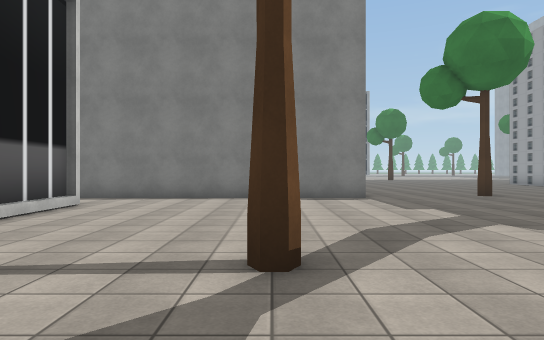
View 1 (above)

24 first-person views from a walk through a 3-D level made in the Unity game engine. The camera is 1.4 m above the floor, looks level and sees 75° across. The floor is counted in squares, 2 m on a side. Each view is taken from the middle of a square. On the plan, view 1 faces up. The plan holds only what a view shows up to about 11 squares ahead; the rest is blank. The place goes on beyond the plan. Some animated figures are left out. Some surface patterns are stand-ins.

View 2
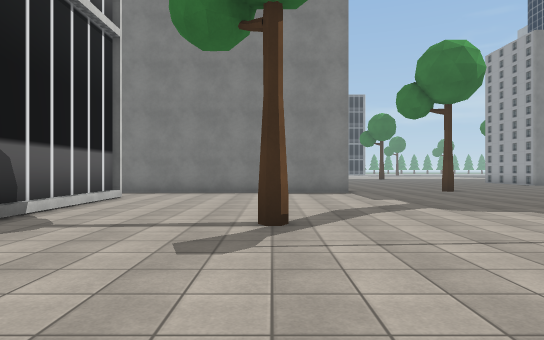

View 3
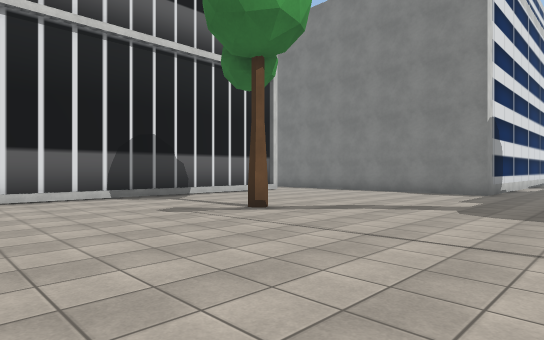

View 4
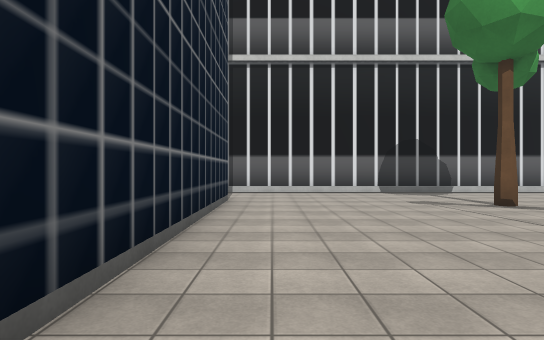

View 5
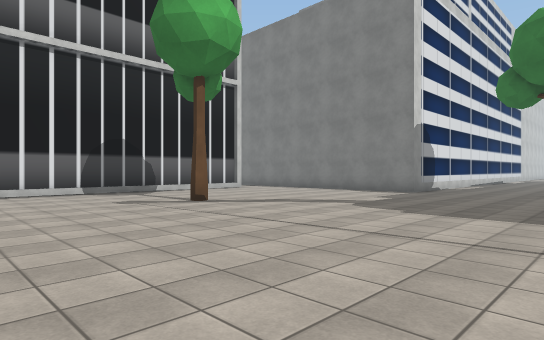

View 6
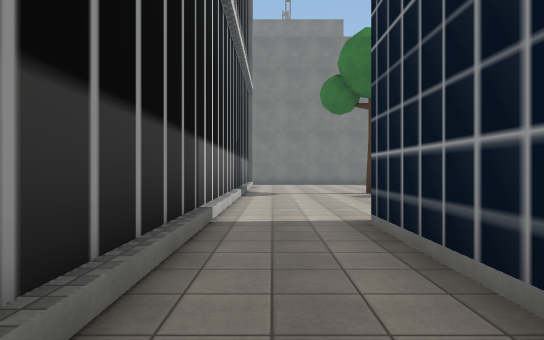

View 7
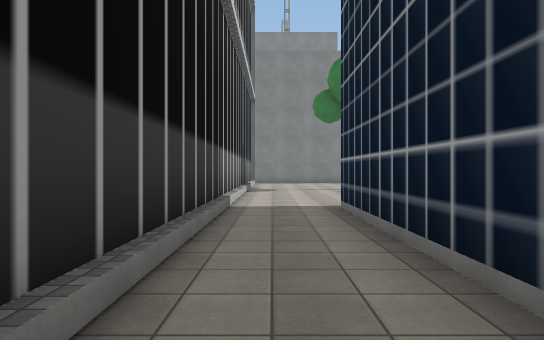

View 8
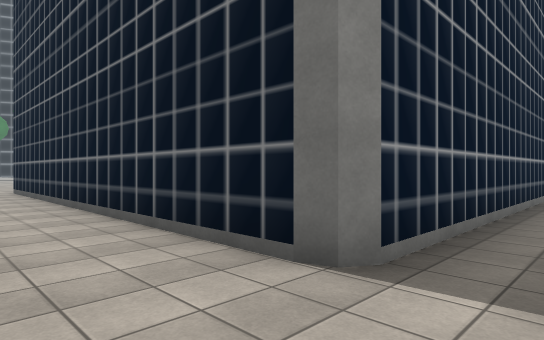

View 9
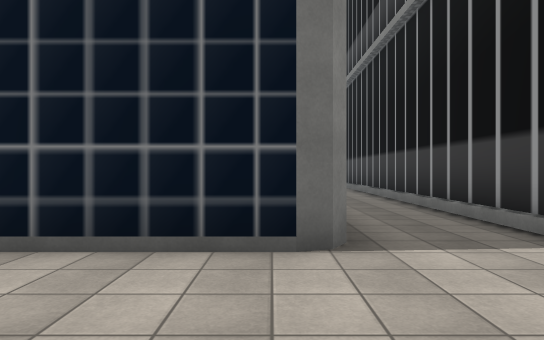

View 10
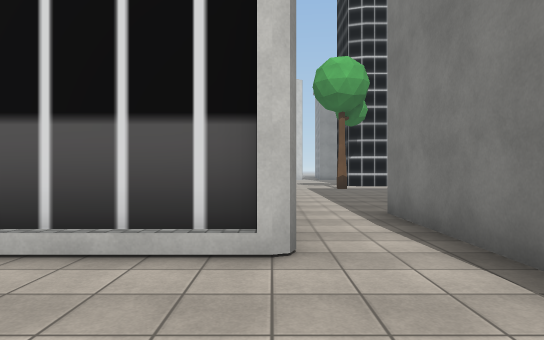

View 11
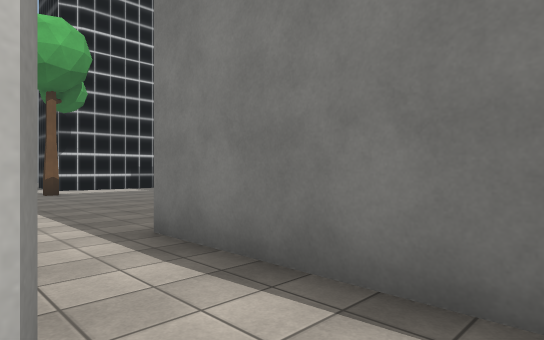

View 12
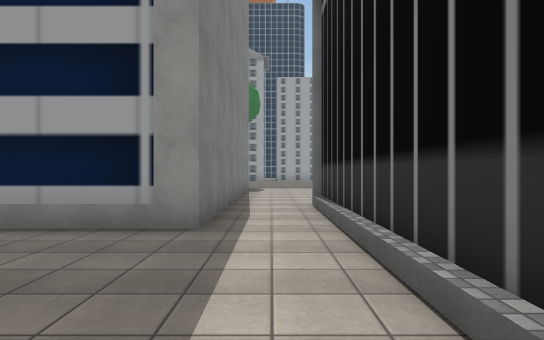

View 13
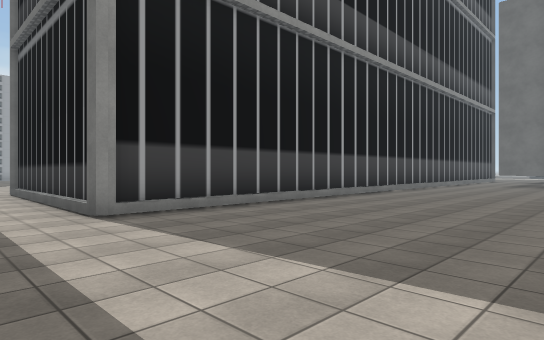

View 14
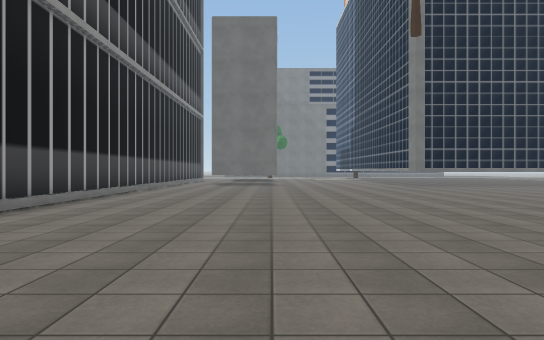

View 15
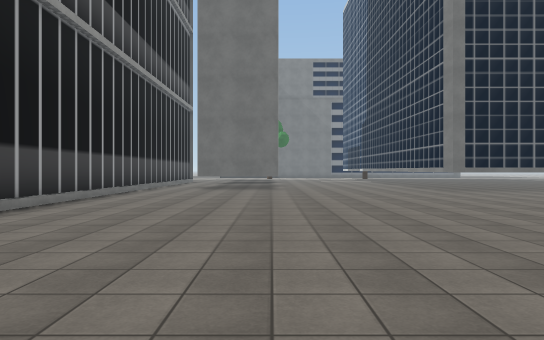

View 16
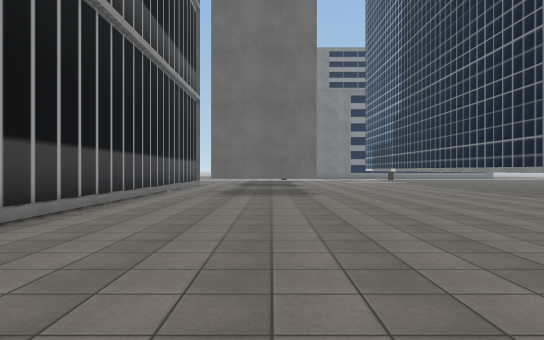

View 17
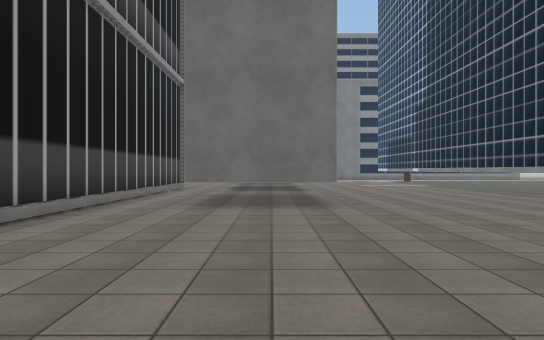

View 18
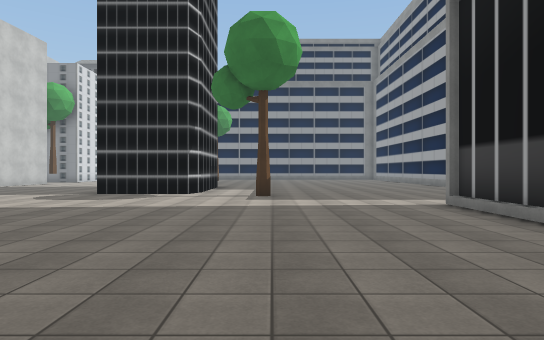

View 19
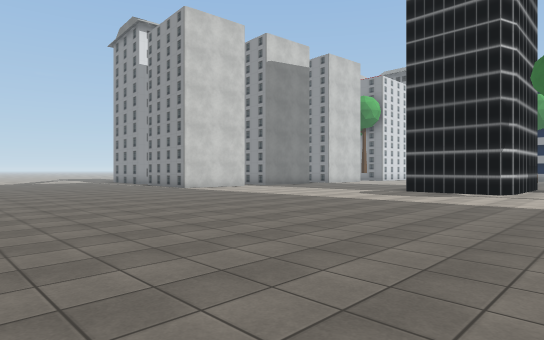

View 20
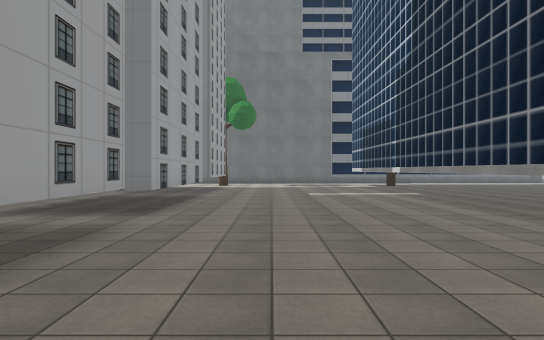

View 21
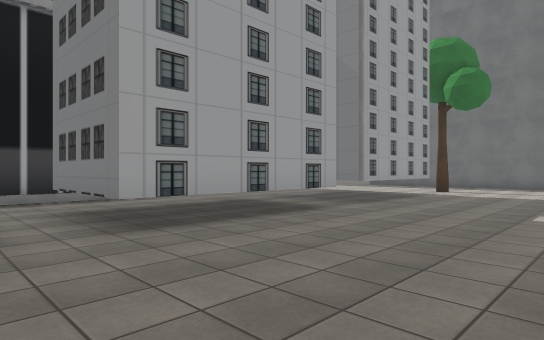

View 22
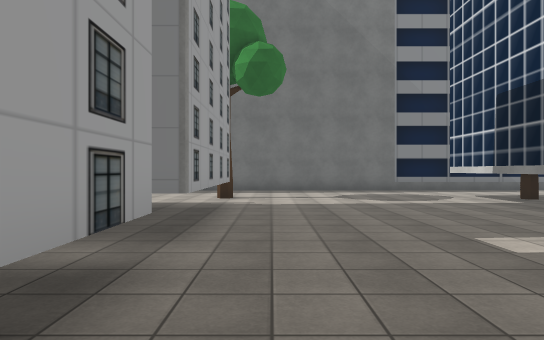

View 23
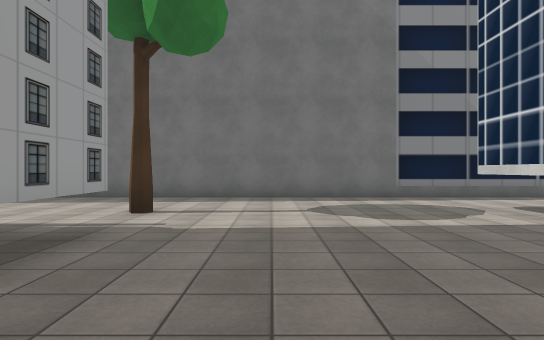

View 24
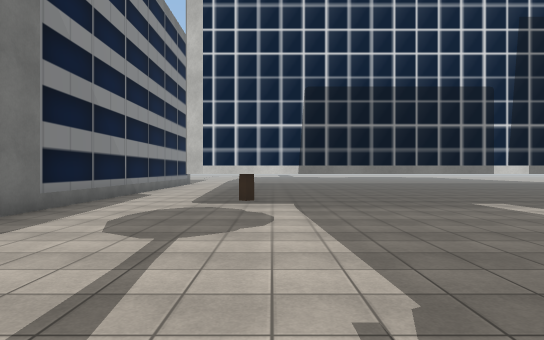

### Floor plan
Points are (right, up) in squares from view 1. A wall is a line through its corners. A room is listed if a view was taken in it or the views show most of it. See-through windows are left out.
Room 1 (views 1, 2, 3, 4, 5, 6, 7, 8, 9, 10, 11)
walls: (-4, 7.2) (-4, -11); (-4.5, 7.2) (-3.8, 7.2) (-3.8, 6.5); (2.4, 10.9) (2.4, 8.9) (-6.8, 8.9); (-6.4, 7) (-3.8, 7); (-1.7, -10.8) (-1.7, -3.4) (-1.5, -3.1) (-1.2, -3) (7.5, -3)
low walls: (-5.5, 7.2) (-4.6, 7.2); (-6.5, 7.2) (-5.6, 7.2)
ways out: opening at (-6, 8) to room 2
objects: other object (0, 3); other object (6, 10)
Room 2 (views 12, 13, 14, 15, 16, 17, 18, 19, 20, 21, 22, 23)
walls: (-15.2, -7.6) (-12.4, -7.6); (-20.7, -6.8) (-20.7, -23.3) (-20.9, -23.7); (-10.4, -7.4) (-10.4, 7.2) (-6.6, 7.2); (-15.1, -11.2) (-15.1, -9.2); (-9.8, 7) (-6.4, 7); (-10.4, -13.1) (-10.4, -11.6); (-16.2, 12.2) (-16.2, 11) (-16.4, 10.3) (-19.1, 10.3); (-15.1, -16.6) (-15.1, -12.5) (-12.4, -12.5); (-6.8, 8.9) (-6.8, 11.4); (-15.1, -21) (-15.1, -17.4); (-23.5, -26) (-16.5, -26)
ways out: opening at (-6, 8) to room 1; opening at (-15.5, -23.5) to room 3; opening at (-15, -17) to room 3; opening at (-11.5, -13) to room 3; opening at (-11.5, -11) to room 4; opening at (-11.5, -8) to room 4
objects: other object (-22, -23); other object (-14, 10)
Room 3 (view 24)
walls: (-15.1, -17.4) (-14.5, -17.4); (-16.5, -26) (-12.3, -26)
ways out: opening at (-15.5, -23.5) to room 2; opening at (-15, -17) to room 2; opening at (-11.5, -13) to room 2
objects: other object (-15, -23)
Room 4 (no view inside)
walls: (-10.4, -11.6) (-10.4, -7.4)
ways out: opening at (-11.5, -11) to room 2; opening at (-11.5, -8) to room 2

Positions as (right, up) in squares from view 1, and headings:
1: (0, 0), facing up
2: (0, -2), facing up
3: (5, -2), facing up-left
4: (7, -2), facing left
5: (7, -2), facing up-left
6: (-3, -8), facing up
7: (-3, -10), facing up
8: (-3, -1), facing down-right
9: (-1, 0), facing down
10: (-1, 7), facing left
11: (-3, 7), facing up-left
12: (-11, 8), facing right
13: (-16, 9), facing down-right
14: (-15, 8), facing down
15: (-15, 5), facing down
16: (-14, 2), facing down
17: (-14, -1), facing down
18: (-14, 0), facing up
19: (-14, -1), facing up-left
20: (-17, -7), facing down
21: (-19, -11), facing down-right
22: (-16, -14), facing down
23: (-17, -17), facing down
24: (-14, -22), facing left
